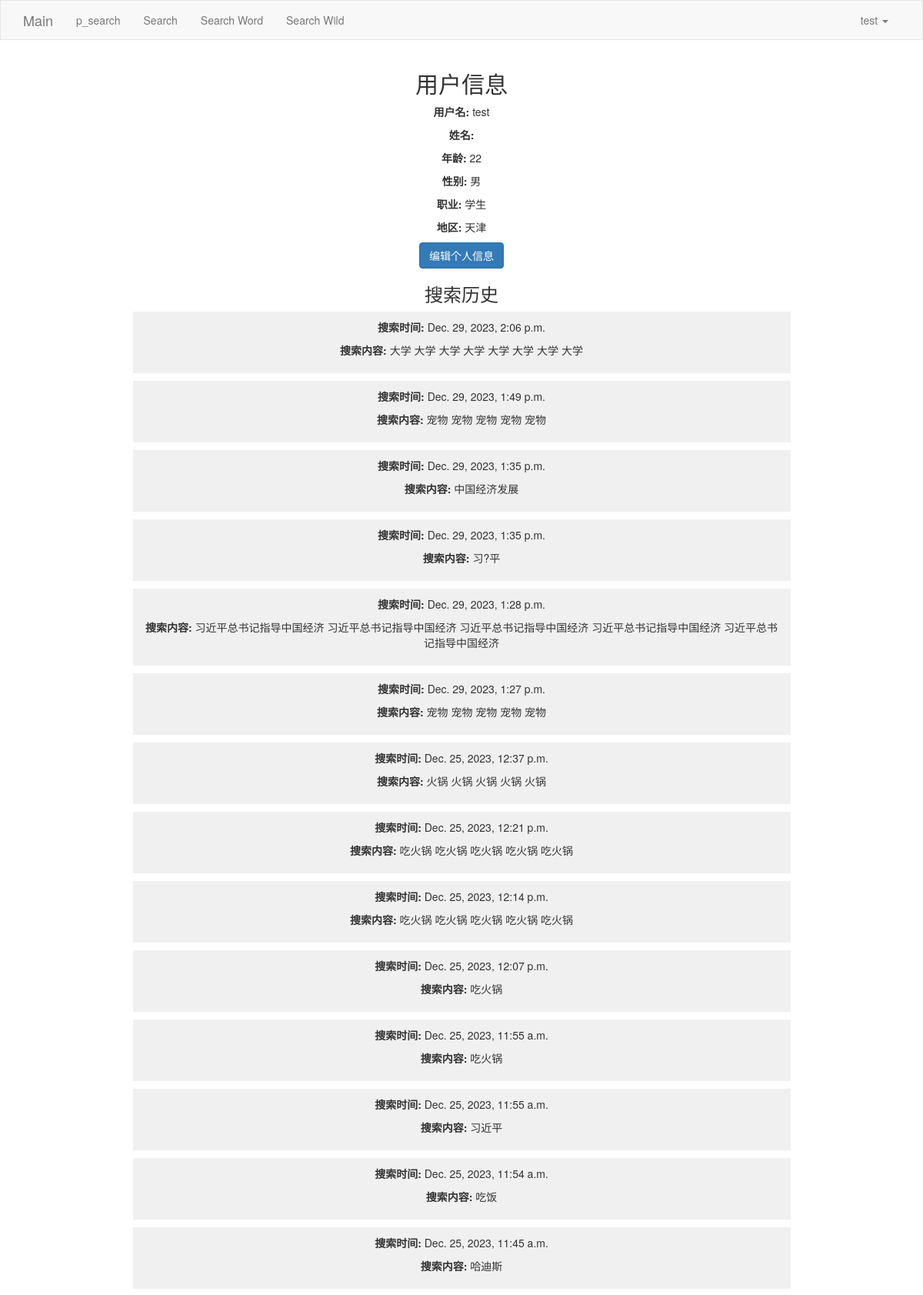
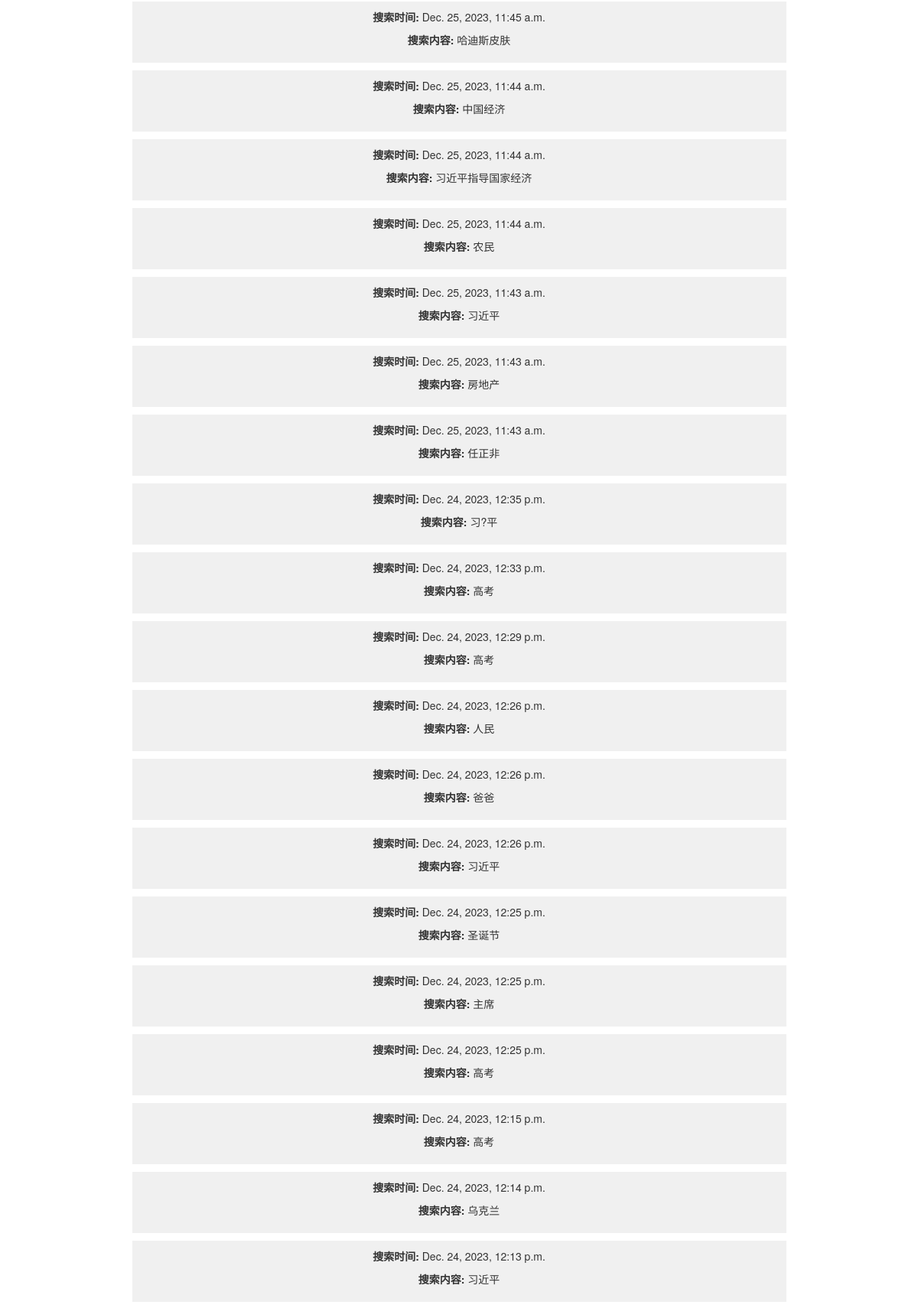
The app's page /user_information/ (signed in, upper part) with its own data (2 pictures, top to bottom).
### App0/models.py (models this page shows, shortened)
class Users(AbstractBaseUser, PermissionsMixin):
    user_id = models.AutoField(primary_key=True)
    username = models.CharField(max_length=100, unique=True)
    password = models.CharField(max_length=100)
    firstname = models.CharField(max_length=100)
    lastname = models.CharField(max_length=100)
    is_active = models.BooleanField(default=True)  # 通常您会需要这个字段
    is_staff = models.BooleanField(default=False)  # 对于管理站点的访问
    last_login = models.DateTimeField(null=True, blank=True)  # 添加缺失的字段
    date_joined = models.DateTimeField(default=datetime.now)
    objects = CustomUserManager()
    USERNAME_FIELD = 'username'
    REQUIRED_FIELDS = []
    class Meta:
        db_table = 'users'
    def __str__(self):
        return self.username

class UserInfo(models.Model):
    user = models.OneToOneField(get_user_model(), on_delete=models.CASCADE)
    age = models.IntegerField(null=True, blank=True)
    gender = models.CharField(max_length=10, null=True, blank=True)
    occupation = models.CharField(max_length=100, null=True, blank=True)
    region = models.CharField(max_length=100, null=True, blank=True)
    class Meta:
        db_table = 'user_info'

class SearchHistory(models.Model):
    user = models.ForeignKey(get_user_model(), on_delete=models.CASCADE)
    query = models.CharField(max_length=255)
    timestamp = models.DateTimeField(auto_now_add=True)
    class Meta:
        db_table = 'search_history'

### App0/account.py (the view)
# urls.py: path('user_information/', account.user_information),
@login_required
def user_information(request):
    print(request)
    user_info = request.user
    print(user_info)
    search_history = SearchHistory.objects.filter(user_id=user_info.user_id).order_by('-timestamp')
    return render(request, 'user_information.html', {'user': user_info, 'search_history': search_history})

### App0/templates/user_information.html
{% extends 'layout.html' %}
{% block content %}
<div class="container" style="text-align: center;">
    <div class="user-info" style="margin-bottom: 20px;">
        <h2>用户信息</h2>
        <p><strong>用户名:</strong> {{ user.username }}</p>
        <p><strong>姓名:</strong> {{ user.first_name }} {{ user.last_name }}</p>
        <p><strong>年龄:</strong> {{ user.userinfo.age }}</p>
        <p><strong>性别:</strong> {{ user.userinfo.gender }}</p>
        <p><strong>职业:</strong> {{ user.userinfo.occupation }}</p>
        <p><strong>地区:</strong> {{ user.userinfo.region }}</p>
        <p><a href="/edit_info/" class="btn btn-primary">编辑个人信息</a></p>
    </div>
    <div class="search-history" style="width: 75%; margin: auto;">
        <h3>搜索历史</h3>
        {% if search_history %}
            <ul style="list-style: none; padding: 0;">
                {% for record in search_history %}
                    <li style="background-color: #f0f0f0; margin-bottom: 10px; padding: 10px;">
                        <p><strong>搜索时间:</strong> {{ record.timestamp }}</p>
                        <p><strong>搜索内容:</strong> {{ record.query }}</p>
                    </li>
                {% endfor %}
            </ul>
        {% else %}
            <p>暂无搜索历史记录。</p>
        {% endif %}
    </div>
</div>
{% endblock %}

### App0/templates/layout.html (shortened to what this page needs)
<!DOCTYPE html>
<html lang="en">
<head>
    <link rel="stylesheet" href="../static/plugins/bootstrap-3.4.1/css/bootstrap.css">
    <link rel="stylesheet" href="../static/plugins/font-awesome-4.7.0/css/font-awesome.css">
</head>
<body>
    <nav class="navbar navbar-default">
        <div class="container">
            <div class="navbar-header">
                <a class="navbar-brand" href="/Main/">Main</a>
            </div>
            <div class="collapse navbar-collapse" id="bs-example-navbar-collapse-1">
                <ul class="nav navbar-nav">
                    <li><a href="/p_search/">p_search</a></li>
                    <li><a href="/search/">Search</a></li>
                    <li><a href="/search_word/">Search Word</a></li>
                    <li><a href="/search_wildcard/">Search Wild</a></li>
                </ul>
                <ul class="nav navbar-nav navbar-right">
                    {% if user.is_authenticated %}
                        <li class="dropdown">
                            <a href="#" class="dropdown-toggle" data-toggle="dropdown" role="button" aria-haspopup="true" aria-expanded="false">
                                {{ user.username }} <span class="caret"></span>
                            </a>
                        </li>
                    {% else %}
                        <li><a href="/logup/">LogUp</a></li>
                        <li><a href="/login/">Login</a></li>
                    {% endif %}
                </ul>
            </div>
        </div>
    </nav>
    <div>
        {% block content %}{% endblock %}
    </div>
</body>
</html>

### App0/templates/layout.html (style rules this page uses)
.navbar { border-radius: 0; }

### records on screen
Users: username "test", userinfo.age "22", userinfo.gender "男", userinfo.occupation "学生", userinfo.region "天津"
SearchHistory: timestamp "Dec. 29, 2023, 2:06 p.m.", query "大学 大学 大学 大学 大学 大学 大学 大学"
SearchHistory: timestamp "Dec. 29, 2023, 1:49 p.m.", query "宠物 宠物 宠物 宠物 宠物"
SearchHistory: timestamp "Dec. 29, 2023, 1:35 p.m.", query "中国经济发展"
SearchHistory: timestamp "Dec. 29, 2023, 1:35 p.m.", query "习?平"
SearchHistory: timestamp "Dec. 29, 2023, 1:28 p.m.", query "习近平总书记指导中国经济 习近平总书记指导中国经济 习近平总书记指导中国经济 习近平总书记指导中国经济 习近平总书记指导中国经济"
SearchHistory: timestamp "Dec. 29, 2023, 1:27 p.m.", query "宠物 宠物 宠物 宠物 宠物"
SearchHistory: timestamp "Dec. 25, 2023, 12:37 p.m.", query "火锅 火锅 火锅 火锅 火锅"
SearchHistory: timestamp "Dec. 25, 2023, 12:21 p.m.", query "吃火锅 吃火锅 吃火锅 吃火锅 吃火锅"
SearchHistory: timestamp "Dec. 25, 2023, 12:14 p.m.", query "吃火锅 吃火锅 吃火锅 吃火锅 吃火锅"
SearchHistory: timestamp "Dec. 25, 2023, 12:07 p.m.", query "吃火锅"
SearchHistory: timestamp "Dec. 25, 2023, 11:55 a.m.", query "吃火锅"
SearchHistory: timestamp "Dec. 25, 2023, 11:55 a.m.", query "习近平"
SearchHistory: timestamp "Dec. 25, 2023, 11:54 a.m.", query "吃饭"
SearchHistory: timestamp "Dec. 25, 2023, 11:45 a.m.", query "哈迪斯"
SearchHistory: timestamp "Dec. 25, 2023, 11:45 a.m.", query "哈迪斯皮肤"
SearchHistory: timestamp "Dec. 25, 2023, 11:44 a.m.", query "中国经济"
SearchHistory: timestamp "Dec. 25, 2023, 11:44 a.m.", query "习近平指导国家经济"
SearchHistory: timestamp "Dec. 25, 2023, 11:44 a.m.", query "农民"
SearchHistory: timestamp "Dec. 25, 2023, 11:43 a.m.", query "习近平"
SearchHistory: timestamp "Dec. 25, 2023, 11:43 a.m.", query "房地产"
SearchHistory: timestamp "Dec. 25, 2023, 11:43 a.m.", query "任正非"
SearchHistory: timestamp "Dec. 24, 2023, 12:35 p.m.", query "习?平"
SearchHistory: timestamp "Dec. 24, 2023, 12:33 p.m.", query "高考"
SearchHistory: timestamp "Dec. 24, 2023, 12:29 p.m.", query "高考"
SearchHistory: timestamp "Dec. 24, 2023, 12:26 p.m.", query "人民"
SearchHistory: timestamp "Dec. 24, 2023, 12:26 p.m.", query "爸爸"
SearchHistory: timestamp "Dec. 24, 2023, 12:26 p.m.", query "习近平"
SearchHistory: timestamp "Dec. 24, 2023, 12:25 p.m.", query "圣诞节"
SearchHistory: timestamp "Dec. 24, 2023, 12:25 p.m.", query "主席"
SearchHistory: timestamp "Dec. 24, 2023, 12:25 p.m.", query "高考"
SearchHistory: timestamp "Dec. 24, 2023, 12:15 p.m.", query "高考"
SearchHistory: timestamp "Dec. 24, 2023, 12:14 p.m.", query "乌克兰"
SearchHistory: timestamp "Dec. 24, 2023, 12:13 p.m.", query "习近平"
